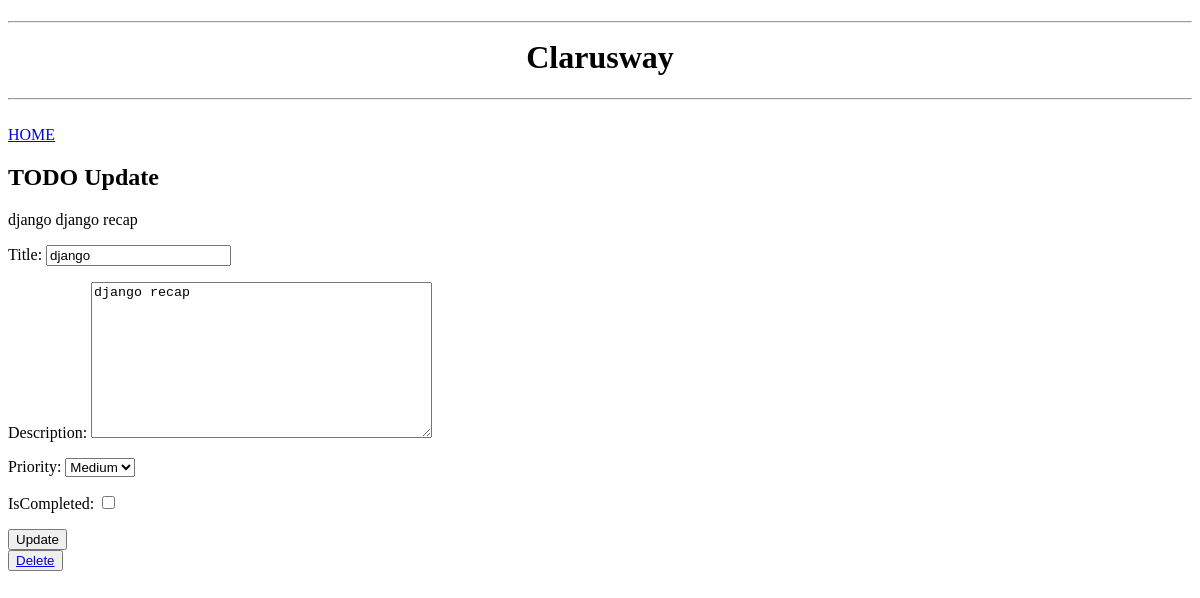
Page /update/1/ on the earlier database version.
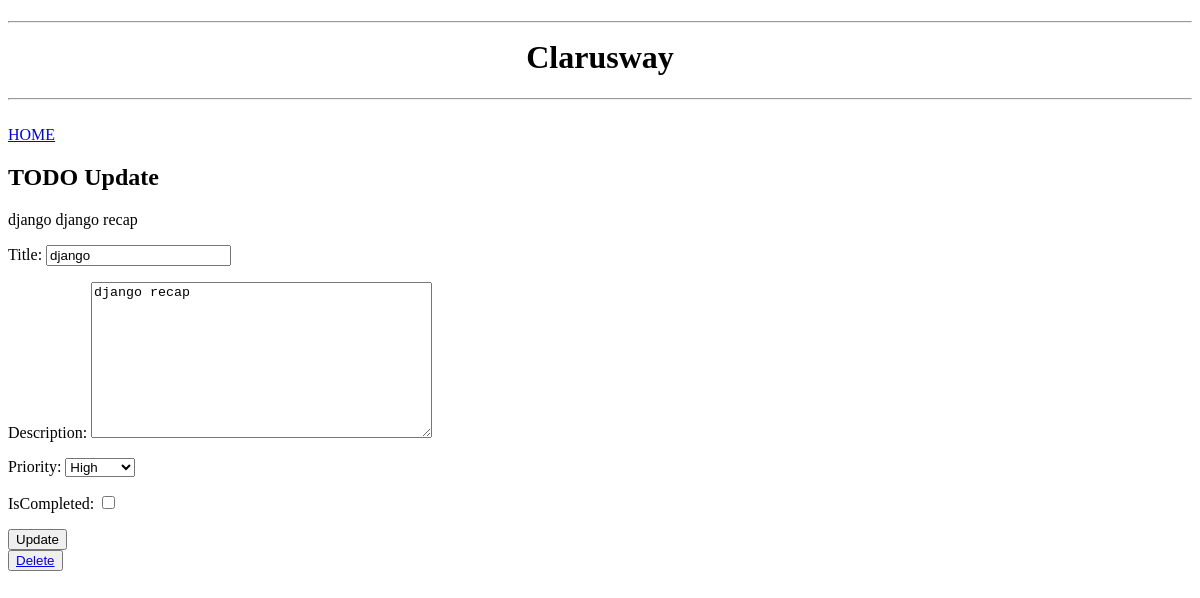
Same page on the later database version.
### todo/models.py (models this page shows, shortened)
class Todo(models.Model):
    title = models.CharField(max_length=50)
    description = models.TextField()
    PRIORITY = (
        ("1", "High"),
        ("2", "Medium"),
        ("3", "Low"),
    )
    priority = models.CharField(max_length=10, choices=PRIORITY)
    isCompleted = models.BooleanField()
    updated_date = models.DateTimeField(auto_now=True)
    created_date = models.DateTimeField(auto_now_add=True)

### todo/views.py (the view)
# urls.py: path("update/<int:id>/", todo_update, name="update"),
def todo_update(request, id):
    todo = Todo.objects.get(id=id)
    form = TodoForm(instance=todo)
    if request.method == "POST":
        form = TodoForm(request.POST, instance=todo)
        if form.is_valid():
            form.save()
            return redirect("list")
    context = {
        "todo": todo,
        "form": form,
    }
    return render(request, "todo/todo_update.html", context)

### todo/forms.py
class TodoForm(forms.ModelForm):
    class Meta:
        model = Todo
        fields = "__all__"

### todo/templates/todo/todo_update.html (shortened to what this page needs)
{% extends 'todo/base.html' %}
{% block content %}
<h2>TODO Update</h2>
{{todo.title}}
{{todo.description}}
<form action="" method="POST">
    {{form.as_p}}
    <input type="submit", value="Update">
</form>
<button><a href = "{% url 'delete'  todo.id %}">Delete</a> </button>
{% endblock content %}

Differences in the rows shown:
changed Todo "django": priority "Medium" → "High"
